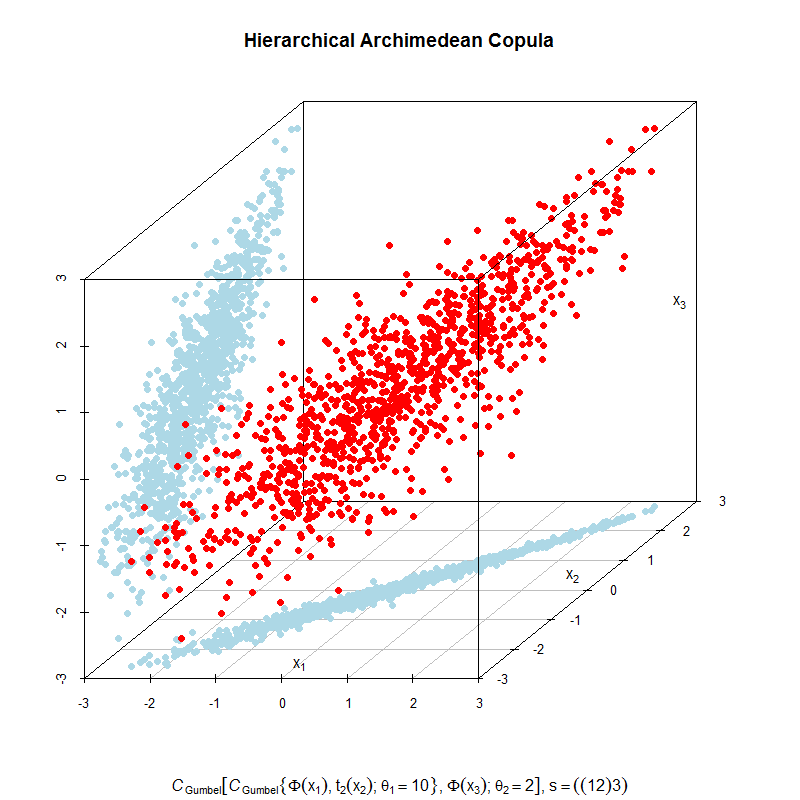

R code for this plot:
rm(list = ls(all = TRUE))
#setwd("C:/...") # please change your working directory
# install packages
# install.packages("copula")
library(copula)
# install.packages("scatterplot3d")
library(scatterplot3d)
set.seed(12345)

# draw sample from HAC
theta1 = 10
theta2 = 2
C3     = onacopula("G", C(theta2, 3, C(theta1, c(1, 2))))
U      = rCopula(1100, C3)
x1     = qnorm(U[, 1])
x2     = qt(U[, 2], df = 20)
x3     = qnorm(U[, 3])
d      = data.frame(x1, x2, x3)
d      = d[-which(d[, 1] > 3 | d[, 1] < -3), ]
d      = d[-which(d[, 2] > 3 | d[, 2] < -3), ]
d      = d[-which(d[, 3] > 3 | d[, 3] < -3), ]

# do plot 
dev.new(width = 14, height = 14)
s3d = scatterplot3d(d[, 1], d[, 2], d[, 3], 
                    main = "Hierarchical Archimedean Copula", 
					pch = 16, zlab = "", ylab = "", xlab = "",
					sub = expression(italic(C)[Gumbel] * group("[", 
					                 italic(C)[Gumbel] * group("{", 
									 Phi(x[1]) * ", " * t[2](x[2]) *
									 "; " * theta[1] == 10, "}") *
									 ", " * Phi(x[3]) * "; " *
									 theta[2] == 2,"]") *
									 ", " * s == ((1 * 2) * 3)))

s3d$points3d(d[, 1], d[, 2], seq(min(floor((d[, 3]))), 
             min(floor((d[, 3]))), length.out = length(d[, 3])),
			 col = "lightblue", pch = 16)
s3d$points3d(seq(min(floor((d[, 1]))), min(floor((d[, 1]))), 
             length.out = length(d[, 3])), d[, 2], d[, 3], 
			 col = "lightblue", pch = 16)
s3d$points3d(d[, 1], d[, 2], d[, 3], col = "red", pch = 16)
text(s3d$xyz.convert(0, -2.5, -3),
labels = expression(x[1]))
text(s3d$xyz.convert(2.5, 0.5, -3),
labels = expression(x[2]))
text(s3d$xyz.convert(2.75, 3, 0),
labels = expression(x[3]))
s3d$box3d()
